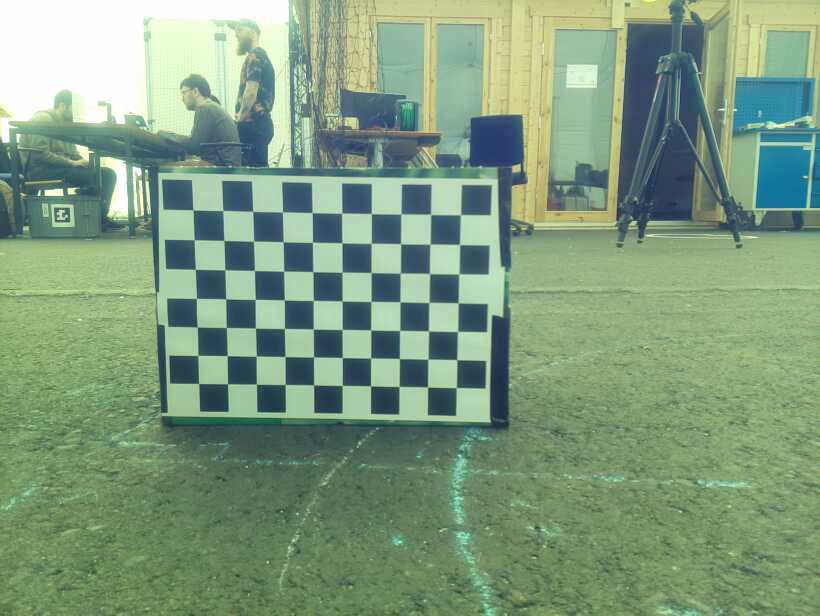
#> input picture calibration_img/NEWcalib_image_00.jpg, 820 x 616 px; its folder holds only this picture in this run
$ python calibrationforarthur.py
#> lines starting #> are read from the running program, lines starting #| are printed output that depends on the picture; after the words box and inside, x2 and y2 are one past the last pixel; in counts of white or black regions, pixels touching at a corner belong together; long printed decimals are rounded
# calibration_from_images.py
import cv2 as cv
import numpy as np
import glob

# ---- CONFIG ----
# Adjust these if needed
checkerboard_size = (10, 7)   # inner corners (columns, rows)
square_size = 25  # mm

# Image folder (adjust if needed)
image_folder = "./"  # assumes images are in the same directory as this script

# ---- PREPARE OBJECT POINTS ----REAL LIFE
objp = np.zeros((checkerboard_size[0]*checkerboard_size[1], 3), np.float32)
objp[:, :2] = np.mgrid[0:checkerboard_size[0], 0:checkerboard_size[1]].T.reshape(-1, 2)
objp *= square_size

# Arrays to store points
objpoints = []  # 3d points in real world space
imgpoints = []  # 2d points in image plane

# ---- LOAD IMAGES ----
images = glob.glob(f"{image_folder}/*.jpg")

print(f"Found {len(images)} images for calibration.")

# ---- FIND CORNERS ----
for fname in images:
    img = cv.imread(fname)
#> img is the input picture: shape (616, 820, 3); mean B, G, R 126.7, 155.5, 127.6
    gray = cv.cvtColor(img, cv.COLOR_BGR2GRAY)
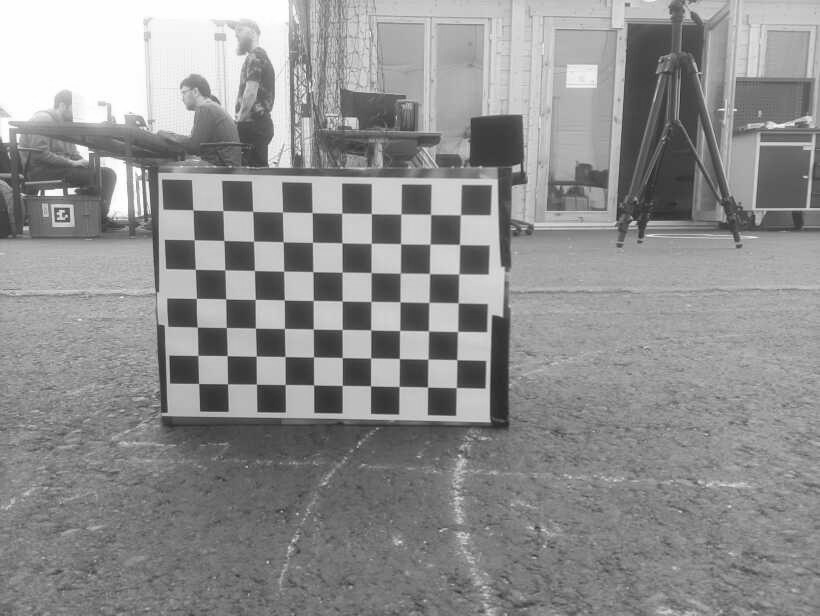
#> gray: shape (616, 820); min 34, max 255, mean 143.8

    ret, corners = cv.findChessboardCorners(gray, checkerboard_size, None)
#> ret = True; corners = 70 rows, first 8: [193, 210], [223.1, 210.6], [252.7, 211.4], [282.5, 211.8], [311.8, 212.5], [341.7, 213.2], [371.4, 213.6], [401.2, 213.7]

    if ret:
        objpoints.append(objp)
        corners2 = cv.cornerSubPix(gray, corners, (11,11), (-1,-1),
                                   (cv.TermCriteria_EPS + cv.TermCriteria_MAX_ITER, 30, 0.001))
#> corners2 = 70 rows, first 8: [193.1, 209.9], [222.7, 210.6], [252.7, 211.4], [282.5, 211.9], [312.2, 212.6], [341.7, 213.2], [371.4, 213.6], [400.9, 214]
        imgpoints.append(corners2)
        # Draw and display
        cv.drawChessboardCorners(img, checkerboard_size, corners2, ret)
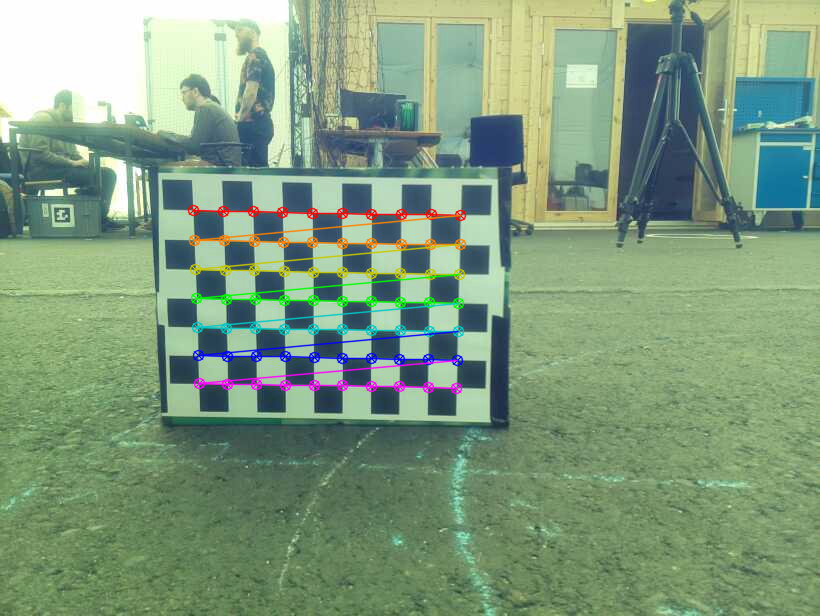
#> img: shape (616, 820, 3); 3.04% of pixels changed, all inside (x1, y1, x2, y2) = (187, 204, 467, 395)
        cv.imshow('Detected corners', img)
        cv.waitKey(500)
    else:
        print(f"Checkerboard not found in {fname}")

cv.destroyAllWindows()

# ---- CALIBRATION ----
ret, mtx, dist, rvecs, tvecs = cv.calibrateCamera(objpoints, imgpoints, gray.shape[::-1], None, None)
#> ret = 0.116; mtx = [[831, 0, 413.3], [0, 827.9, 328.2], [0, 0, 1]]; dist = [[0.2, 2.2, 0.00167, 0.0106, -21.09]]; rvecs = ([0.169, 0.0258, 0.0152],); tvecs = ([-185.5, -99.7, 707.5],)

print("\nCalibration successful.")
print("Camera matrix:\n", mtx)
#| Camera matrix:
#|  [[830.971   0.         413.342]
#|  [  0.         827.949 328.229]
#|  [  0.           0.           1.        ]]
print("Distortion coefficients:\n", dist.ravel())
#| Distortion coefficients:
#|  [ 2.00257790e-01  2.20198637e+00  1.66781333e-03  1.06095550e-02
#|  -2.10924394e+01]

# ---- SAVE RESULT ----
np.savez("calibration_data.npz", mtx=mtx, dist=dist)

print("\nSaved calibration as 'calibration_data.npz'")

$ run again, on calibration_img/NEWcalib_image_04.jpg
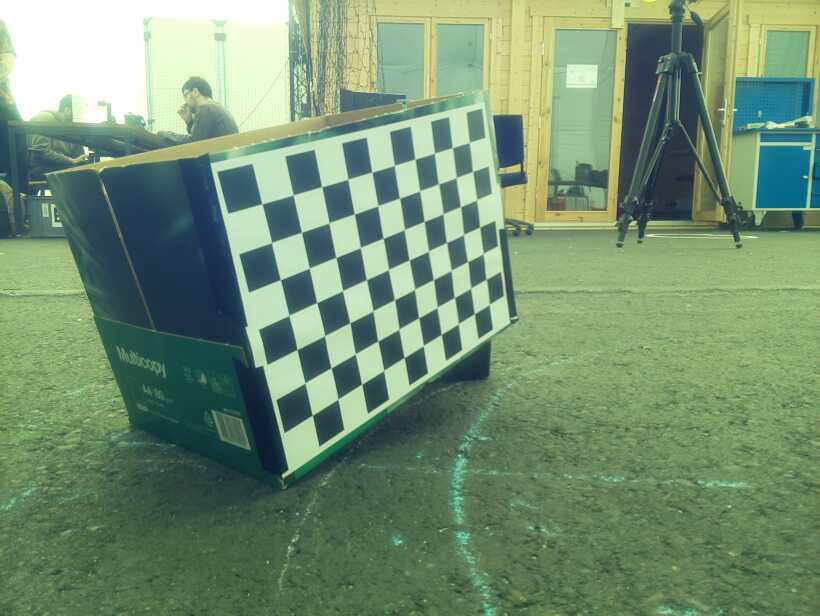
#> input picture calibration_img/NEWcalib_image_04.jpg, 820 x 616 px
#> img is the input picture: shape (616, 820, 3); mean B, G, R 114.7, 144.6, 117.2
#> `gray = cv.cvtColor(img, cv.COLOR_BGR2GRAY)`:
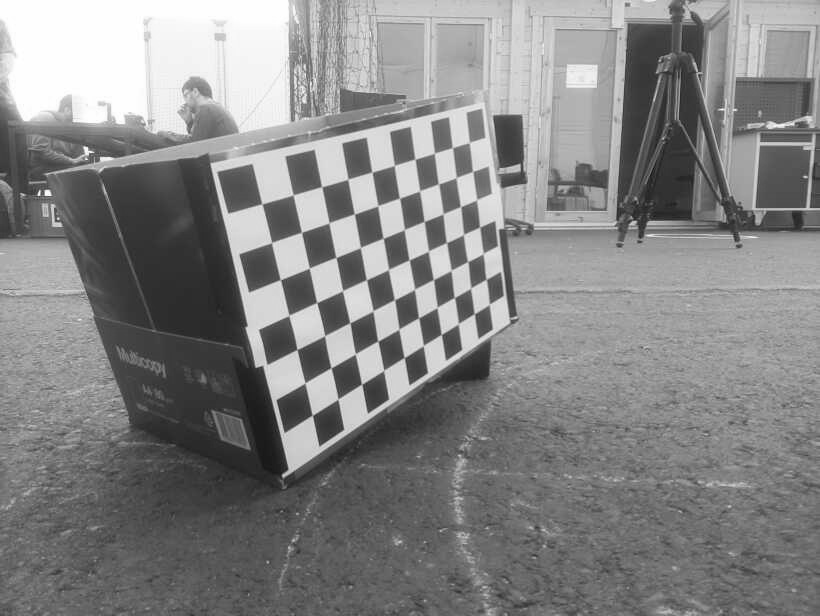
#> gray: shape (616, 820); min 12, max 255, mean 133
#> `ret, corners = cv.findChessboardCorners(gray, checkerboard_size, None)`: ret = True; corners = 70 rows, first 8: [261.7, 204.1], [293.2, 194.7], [321.7, 186.7], [347.7, 179.2], [372.2, 172.2], [394.4, 165.5], [414.9, 159.3], [434.6, 153.2]
#> corners2 = 70 rows, first 8: [261.9, 203.9], [293.1, 194.9], [321.7, 186.7], [347.9, 179.2], [371.9, 172.1], [394.3, 165.5], [415, 159.1], [434.4, 153.3]
#> `cv.drawChessboardCorners(img, checkerboard_size, corners2, ret)`:
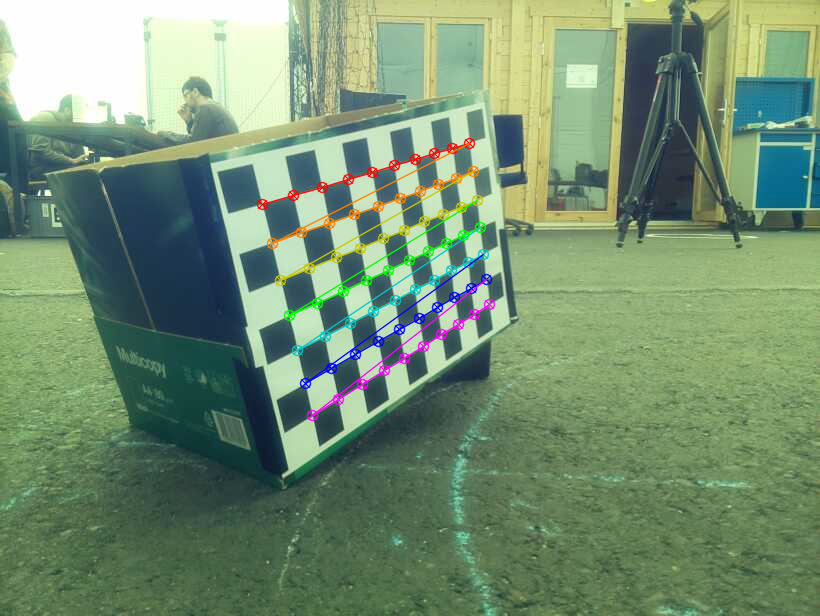
#> img: shape (616, 820, 3); 2.54% of pixels changed, all inside (x1, y1, x2, y2) = (256, 137, 496, 422)
#> `ret, mtx, dist, rvecs, tvecs = cv.calibrateCamera(objpoints, imgpoints..`: ret = 0.284; mtx = [[471.3, 0, 446], [0, 572.5, 274.5], [0, 0, 1]]; dist = [[0.0258, 0.155, -0.00608, 0.00273, 0.522]]; rvecs = ([0.214, -0.715, -0.266],); tvecs = ([-138.4, -43.52, 357.7],)
#| Camera matrix:
#|  [[471.284   0.         446.050]
#|  [  0.         572.494 274.495  ]
#|  [  0.           0.           1.        ]]
#| Distortion coefficients:
#|  [ 0.02584  0.1549 -0.006078  0.002732  0.5221]

$ run again, on calibration_img/NEWcalib_image_05.jpg
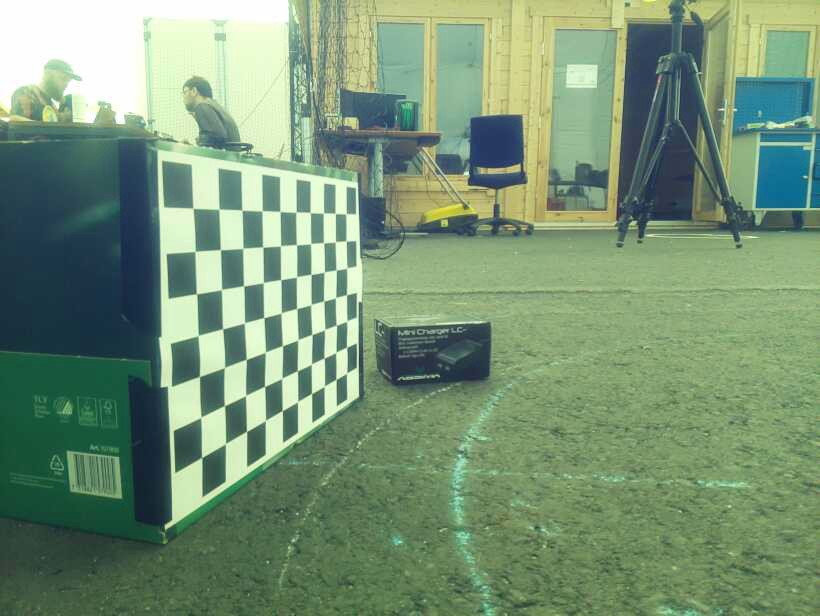
#> input picture calibration_img/NEWcalib_image_05.jpg, 820 x 616 px
#> img is the input picture: shape (616, 820, 3); mean B, G, R 117.8, 147.3, 119.8
#> `gray = cv.cvtColor(img, cv.COLOR_BGR2GRAY)`:
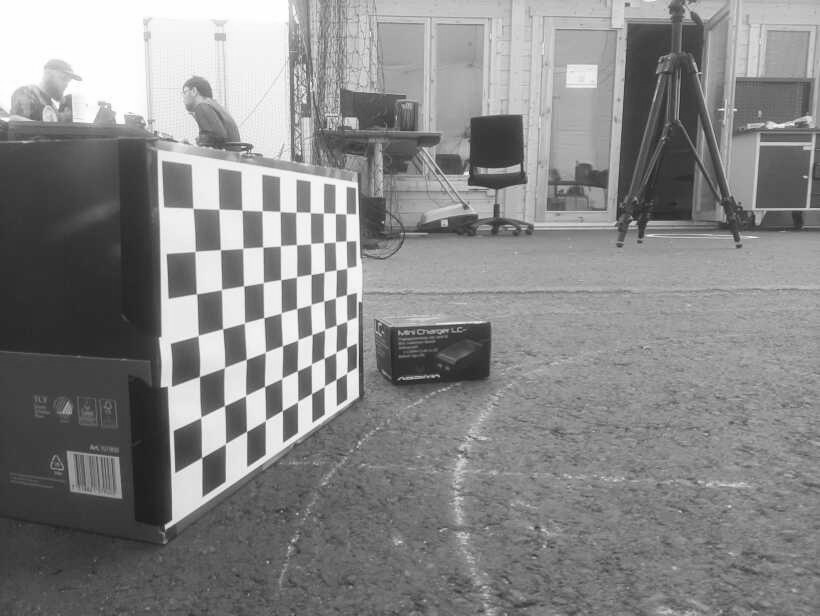
#> gray: shape (616, 820); min 24, max 255, mean 135.7
#> `ret, corners = cv.findChessboardCorners(gray, checkerboard_size, None)`: ret = True; corners = 70 rows, first 8: [193.1, 208.3], [219.1, 208.9], [242.1, 210.5], [262.1, 210.8], [279.9, 211.5], [296, 212.1], [310, 212.5], [323.4, 213.1]
#> corners2 = 70 rows, first 8: [193, 208.3], [218.9, 209.3], [242, 210.2], [262, 210.8], [280.1, 211.5], [296, 212.1], [310.3, 212.5], [329.8, 213.7]
#> `cv.drawChessboardCorners(img, checkerboard_size, corners2, ret)`:
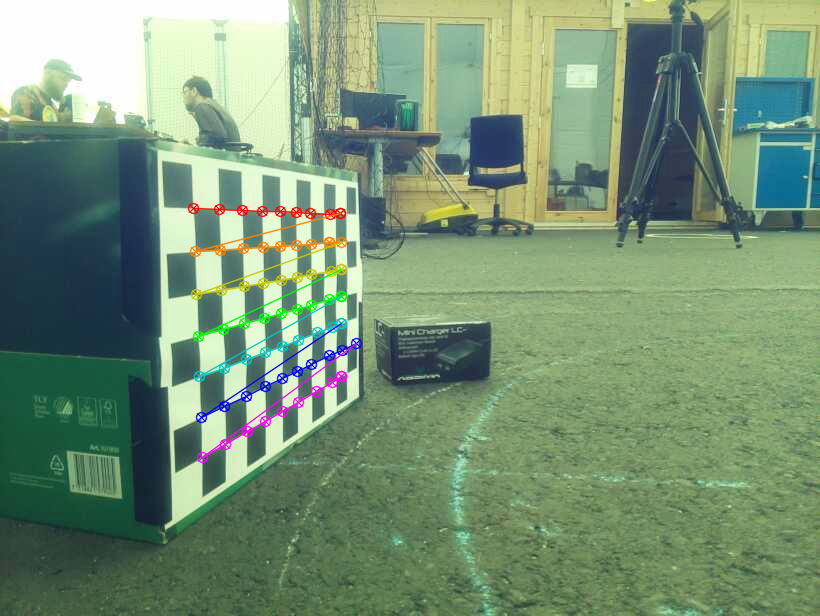
#> img: shape (616, 820, 3); 2.11% of pixels changed, all inside (x1, y1, x2, y2) = (187, 202, 363, 464)
#> `ret, mtx, dist, rvecs, tvecs = cv.calibrateCamera(objpoints, imgpoints..`: ret = 3.24; mtx = [[299.9, 0, 539.8], [0, 893.6, 226.6], [0, 0, 1]]; dist = [[-1.34, 2.35, -0.0498, -0.171, -1.23]]; rvecs = ([0.0218, -1.39, -0.0275],); tvecs = ([-519.7, 10.62, 570.1],)
#| Camera matrix:
#|  [[299.898   0.         539.830 ]
#|  [  0.         893.605  226.560]
#|  [  0.           0.           1.        ]]
#| Distortion coefficients:
#|  [-1.344  2.352 -0.04981 -0.1711 -1.232]

$ run again, on calibration_img/NEWcalib_image_06.jpg
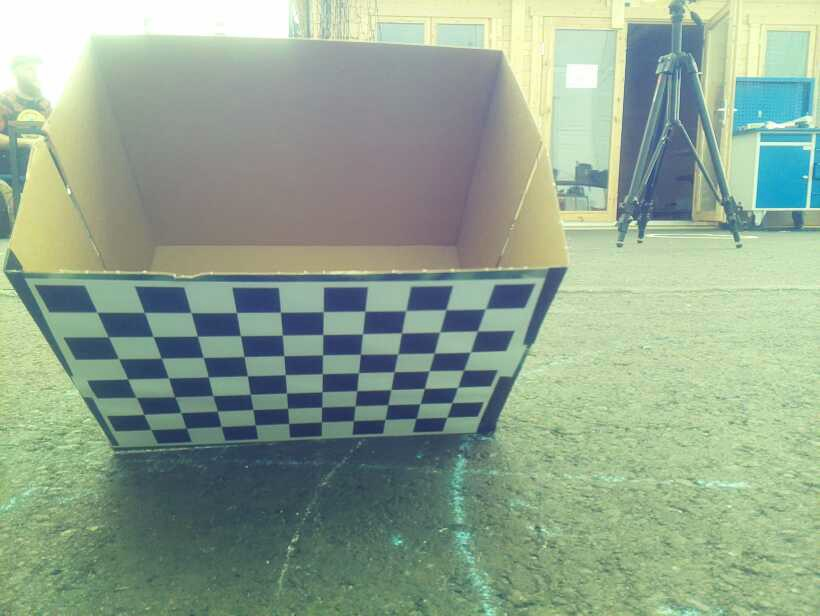
#> input picture calibration_img/NEWcalib_image_06.jpg, 820 x 616 px
#> img is the input picture: shape (616, 820, 3); mean B, G, R 144, 164.5, 144.2
#> `gray = cv.cvtColor(img, cv.COLOR_BGR2GRAY)`:
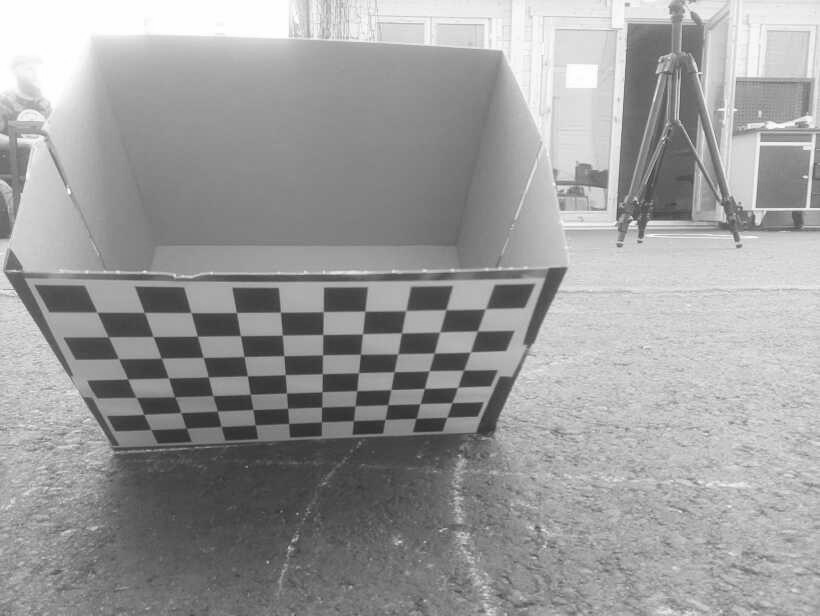
#> gray: shape (616, 820); min 41, max 255, mean 156
#> `ret, corners = cv.findChessboardCorners(gray, checkerboard_size, None)`: ret = True; corners = 70 rows, first 8: [100, 314], [144.1, 312.3], [191.3, 312.5], [236.6, 312.7], [280.3, 311.8], [323.4, 311.5], [364.7, 311.3], [405.6, 310.4]
#> corners2 = 70 rows, first 8: [96.96, 312.2], [144.3, 312.4], [191, 312.6], [236.4, 312.5], [280.5, 312.2], [323.3, 311.6], [364.9, 311.1], [405.7, 310.5]
#> `cv.drawChessboardCorners(img, checkerboard_size, corners2, ret)`:
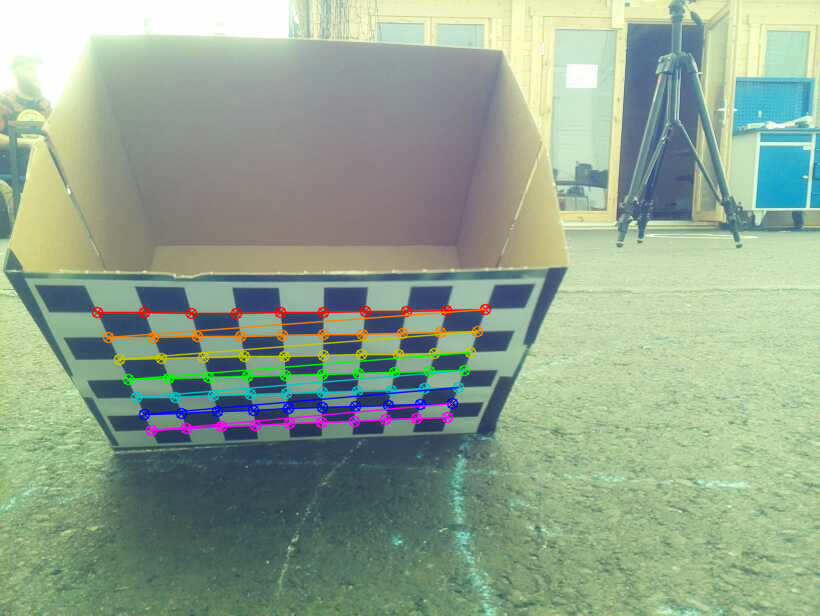
#> img: shape (616, 820, 3); 3.47% of pixels changed, all inside (x1, y1, x2, y2) = (91, 303, 492, 437)
#> `ret, mtx, dist, rvecs, tvecs = cv.calibrateCamera(objpoints, imgpoints..`: ret = 0.312; mtx = [[629.1, 0, 411.8], [0, 554.7, 314.3], [0, 0, 1]]; dist = [[0.199, -0.017, -0.0191, 0.0208, -0.864]]; rvecs = ([0.865, -0.168, 0.0577],); tvecs = ([-176.2, 0.434, 353.4],)
#| Camera matrix:
#|  [[629.122   0.         411.846]
#|  [  0.         554.741  314.258]
#|  [  0.           0.           1.        ]]
#| Distortion coefficients:
#|  [ 0.1993 -0.01699 -0.01906  0.0208 -0.8639]
